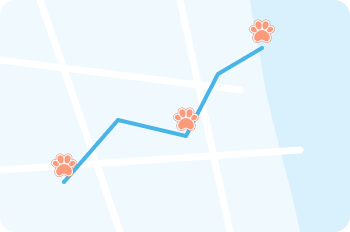
#> input picture frontend/assets/images/auth/login-map.png, 350 x 232 px
$ python -i imageio.py   (imports and definitions only)
#> lines starting #> are read from the running program, lines starting #| are printed output that depends on the picture
#> further down, picture is the input picture: shape (232, 350, 3); mean B, G, R 251.9, 245.9, 233.8
"""이미지 읽기와 전처리. 모든 함수는 BGR, uint8, 3채널 이미지를 받고 돌려준다.

EXIF 방향 처리 (이중 회전 방지)
  - opencv  : app.py 와 같은 cv2.imdecode(IMREAD_COLOR). OpenCV 가 EXIF 를 적용하는지는 빌드마다 다를 수 있어
              env 점검(check_exif_behavior)으로 서버에서 확인한다. 여기서 추가 회전은 하지 않는다.
  - explicit: IMREAD_IGNORE_ORIENTATION 으로 OpenCV 회전을 끄고, EXIF 태그를 직접 한 번만 적용한다.
  - ignore  : 회전하지 않는다.
원본 파일은 읽기만 한다. 저장은 save_image 로 다른 경로에만 한다.
"""
from __future__ import annotations

import io
import os

import cv2
import numpy as np


# [95 lines left out: functions read_exif_orientation, apply_orientation, ensure_bgr_u8, decode, check_exif_behavior, resize_keep_ratio, not called in this run]


def clahe(img: np.ndarray, clip=2.0, tile=8) -> np.ndarray:
#> called with clip = 2, tile = 8
    lab = cv2.cvtColor(img, cv2.COLOR_BGR2LAB)
#> lab: shape (232, 350, 3); mean of channels 0, 1, 2 245.1, 125.5, 123.5
    l_, a, b = cv2.split(lab)
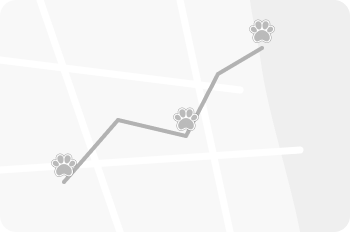
#> l_: shape (232, 350); min 161, max 255, mean 245.1
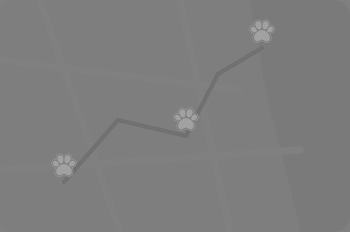
#> a: shape (232, 350); min 112, max 162, mean 125.5
    l_ = cv2.createCLAHE(clipLimit=float(clip), tileGridSize=(int(tile), int(tile))).apply(l_)
    return cv2.cvtColor(cv2.merge((l_, a, b)), cv2.COLOR_LAB2BGR)


def denoise(img: np.ndarray, h=10, hcolor=10, template=7, search=21) -> np.ndarray:
    return cv2.fastNlMeansDenoisingColored(img, None, h, hcolor, template, search)


# [42 lines left out: functions binarize, preprocess, save_image, not called in this run]

>>> import cv2
>>> picture = cv2.imread('../../../../frontend/assets/images/auth/login-map.png')
>>> result = clahe(picture)
